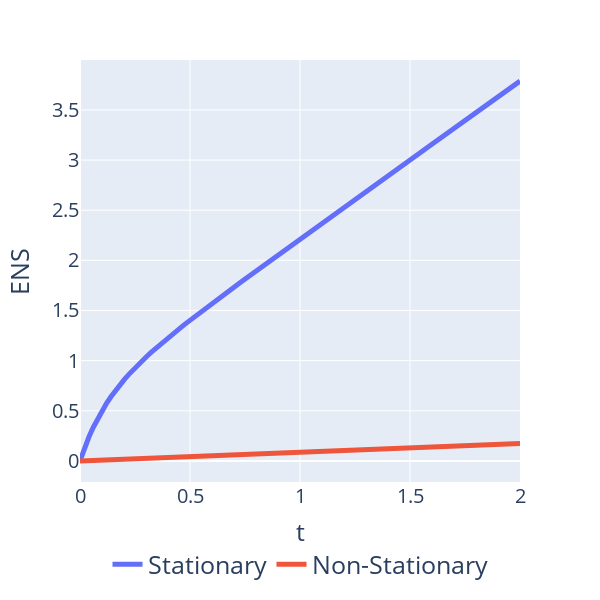

Notebook code cell kept with this figure:
### Code cell
import plotly.express as px

# Assuming t_range, s_exp_numb_sub_value_1, and n_exp_numb_sub_value_1 are defined elsewhere in your code

data1 = []
for i, t in enumerate(t_range):
    data1.append({'t': t, 'value': s_exp_numb_sub_value_1[i], 'series': 'Stationary'})
    data1.append({'t': t, 'value': n_exp_numb_sub_value_1[i], 'series': 'Non-Stationary'})

# Plotting with Plotly Express
fig = px.line(data1, x='t', y='value', color='series', labels={'value': 'ENS'})
fig.update_traces(line=dict(width=5))

# Setting plot aspect to equal (makes width and height equal)
fig.update_layout(width=600, height=600, legend_title_text='')

# Remove the legend title
fig.update_layout(legend_title_text='')

fig.update_layout(
    xaxis_title='t',
    yaxis_title='ENS',
    font=dict(
        size=25
    )
)

# Update legend title font size
fig.update_layout(legend_title_font=dict(size=18))

# Update axis label font size
fig.update_layout(
    xaxis=dict(
        title_font=dict(size=25),
        tickfont=dict(size=20),
    ),
    yaxis=dict(
        title_font=dict(size=25),
        tickfont=dict(size=20),
    )
)

# Move the legend to the bottom
fig.update_layout(legend=dict(
    orientation='h',
    yanchor='bottom',
    y=-0.25,  # Adjust this value as needed to move the legend up or down
    xanchor='center',
    x=0.5  # Adjust this value as needed to move the legend left or right
))

fig.show()

### Figure 1 — Plotly figure (JSON) as saved in the notebook; plotly's stock layout.template omitted (floating-point values rounded to 4 significant figures)
{"data": [{"hovertemplate": "series=Stationary<br>t=%{x}<br>ENS=%{y}<extra></extra>", "legendgroup": "Stationary", "line": {"color": "#636efa", "dash": "solid", "width": 5}, "marker": {"symbol": "circle"}, "mode": "lines", "name": "Stationary", "orientation": "v", "showlegend": true, "type": "scatter", "x": [0, 0.0202, 0.0404, 0.06061, 0.08081, 0.101, 0.1212, 0.1414, 0.1616, 0.1818, 0.202, 0.2222, 0.2424, 0.2626, 0.2828, 0.303, 0.3232, 0.3434, 0.3636, 0.3838, 0.404, 0.4242, 0.4444, 0.4646, 0.4848, 0.5051, 0.5253, 0.5455, 0.5657, 0.5859, 0.6061, 0.6263, 0.6465, 0.6667, 0.6869, 0.7071, 0.7273, 0.7475, 0.7677, 0.7879, 0.8081, 0.8283, 0.8485, 0.8687, 0.8889, 0.9091, 0.9293, 0.9495, 0.9697, 0.9899, 1.01, 1.03, 1.051, 1.071, 1.091, 1.111, 1.131, 1.152, 1.172, 1.192, 1.212, 1.232, 1.253, 1.273, 1.293, 1.313, 1.333, 1.354, 1.374, 1.394, 1.414, 1.434, 1.455, 1.475, 1.495, 1.515, 1.535, 1.556, 1.576, 1.596, 1.616, 1.636, 1.657, 1.677, 1.697, 1.717, 1.737, 1.758, 1.778, 1.798, 1.818, 1.838, 1.859, 1.879, 1.899, 1.919, 1.939, 1.96, 1.98, 2], "xaxis": "x", "y": [0, 0.1265, 0.2377, 0.3363, 0.4244, 0.5038, 0.576, 0.6421, 0.7031, 0.7599, 0.813, 0.8632, 0.9107, 0.9561, 0.9996, 1.042, 1.082, 1.122, 1.16, 1.198, 1.234, 1.271, 1.306, 1.342, 1.376, 1.411, 1.445, 1.479, 1.512, 1.546, 1.579, 1.612, 1.645, 1.678, 1.711, 1.743, 1.776, 1.808, 1.841, 1.873, 1.905, 1.938, 1.97, 2.002, 2.034, 2.066, 2.098, 2.13, 2.163, 2.195, 2.227, 2.259, 2.291, 2.323, 2.354, 2.386, 2.418, 2.45, 2.482, 2.514, 2.546, 2.578, 2.61, 2.642, 2.674, 2.705, 2.737, 2.769, 2.801, 2.833, 2.865, 2.897, 2.928, 2.96, 2.992, 3.024, 3.056, 3.088, 3.119, 3.151, 3.183, 3.215, 3.247, 3.279, 3.31, 3.342, 3.374, 3.406, 3.438, 3.469, 3.501, 3.533, 3.565, 3.597, 3.628, 3.66, 3.692, 3.724, 3.755, 3.787], "yaxis": "y"}, {"hovertemplate": "series=Non-Stationary<br>t=%{x}<br>ENS=%{y}<extra></extra>", "legendgroup": "Non-Stationary", "line": {"color": "#EF553B", "dash": "solid", "width": 5}, "marker": {"symbol": "circle"}, "mode": "lines", "name": "Non-Stationary", "orientation": "v", "showlegend": true, "type": "scatter", "x": [0, 0.0202, 0.0404, 0.06061, 0.08081, 0.101, 0.1212, 0.1414, 0.1616, 0.1818, 0.202, 0.2222, 0.2424, 0.2626, 0.2828, 0.303, 0.3232, 0.3434, 0.3636, 0.3838, 0.404, 0.4242, 0.4444, 0.4646, 0.4848, 0.5051, 0.5253, 0.5455, 0.5657, 0.5859, 0.6061, 0.6263, 0.6465, 0.6667, 0.6869, 0.7071, 0.7273, 0.7475, 0.7677, 0.7879, 0.8081, 0.8283, 0.8485, 0.8687, 0.8889, 0.9091, 0.9293, 0.9495, 0.9697, 0.9899, 1.01, 1.03, 1.051, 1.071, 1.091, 1.111, 1.131, 1.152, 1.172, 1.192, 1.212, 1.232, 1.253, 1.273, 1.293, 1.313, 1.333, 1.354, 1.374, 1.394, 1.414, 1.434, 1.455, 1.475, 1.495, 1.515, 1.535, 1.556, 1.576, 1.596, 1.616, 1.636, 1.657, 1.677, 1.697, 1.717, 1.737, 1.758, 1.778, 1.798, 1.818, 1.838, 1.859, 1.879, 1.899, 1.919, 1.939, 1.96, 1.98, 2], "xaxis": "x", "y": [0, 0.001747, 0.003495, 0.005243, 0.006991, 0.00874, 0.01049, 0.01224, 0.01399, 0.01574, 0.01749, 0.01924, 0.02099, 0.02274, 0.0245, 0.02625, 0.028, 0.02975, 0.03151, 0.03326, 0.03502, 0.03677, 0.03853, 0.04028, 0.04204, 0.04379, 0.04555, 0.04731, 0.04906, 0.05082, 0.05258, 0.05434, 0.0561, 0.05786, 0.05962, 0.06138, 0.06314, 0.0649, 0.06666, 0.06842, 0.07018, 0.07194, 0.07371, 0.07547, 0.07723, 0.07899, 0.08076, 0.08252, 0.08429, 0.08605, 0.08782, 0.08958, 0.09135, 0.09311, 0.09488, 0.09665, 0.09841, 0.1002, 0.1019, 0.1037, 0.1055, 0.1073, 0.109, 0.1108, 0.1126, 0.1143, 0.1161, 0.1179, 0.1196, 0.1214, 0.1232, 0.125, 0.1267, 0.1285, 0.1303, 0.1321, 0.1338, 0.1356, 0.1374, 0.1391, 0.1409, 0.1427, 0.1445, 0.1462, 0.148, 0.1498, 0.1516, 0.1534, 0.1551, 0.1569, 0.1587, 0.1605, 0.1622, 0.164, 0.1658, 0.1676, 0.1694, 0.1711, 0.1729, 0.1747], "yaxis": "y"}], "layout": {"font": {"size": 25}, "height": 600, "legend": {"orientation": "h", "title": {"font": {"size": 18}, "text": ""}, "tracegroupgap": 0, "x": 0.5, "xanchor": "center", "y": -0.25, "yanchor": "bottom"}, "margin": {"t": 60}, "width": 600, "xaxis": {"anchor": "y", "domain": [0, 1], "tickfont": {"size": 20}, "title": {"font": {"size": 25}, "text": "t"}}, "yaxis": {"anchor": "x", "domain": [0, 1], "tickfont": {"size": 20}, "title": {"font": {"size": 25}, "text": "ENS"}}}}
